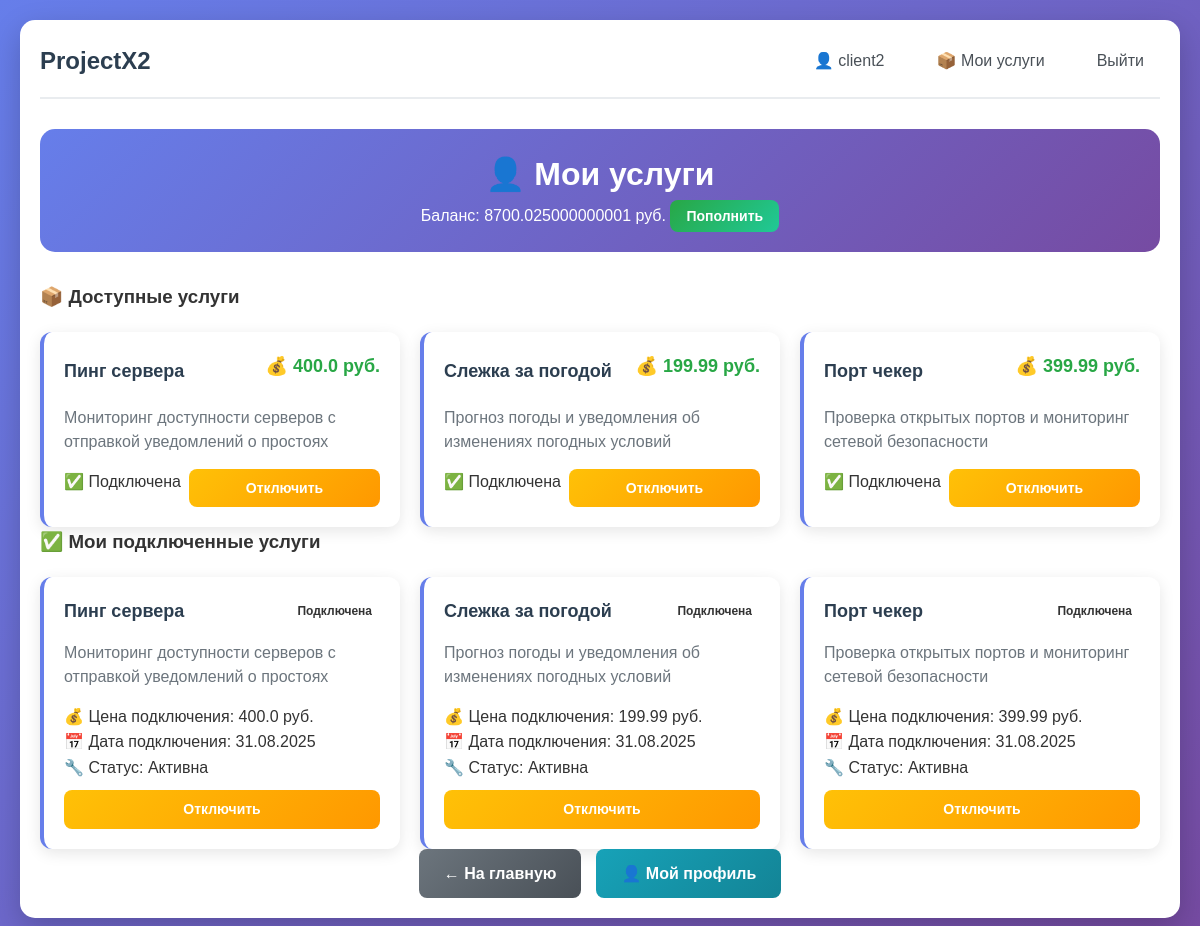
/client/services (signed in), run on the app's committed database.
### app.py (models this page shows, shortened)
class User(UserMixin, db.Model):
    __tablename__ = 'users'
    id = db.Column(db.Integer, primary_key=True)
    username = db.Column(db.String(64), unique=True, nullable=False)
    email = db.Column(db.String(120), unique=True, nullable=False)
    password_hash = db.Column(db.String(256), nullable=False)
    role = db.Column(db.String(20), nullable=False)
    created_at = db.Column(db.DateTime, default=datetime.utcnow)
    is_active = db.Column(db.Boolean, default=True)
    services = db.relationship('UserService', backref='user', lazy=True)
    balance = db.Column(db.Float, default=0.0)  # Баланс для клиентов

class Service(db.Model):
    id = db.Column(db.Integer, primary_key=True)
    name = db.Column(db.String(100), nullable=False)
    description = db.Column(db.Text, nullable=False)
    price = db.Column(db.Float, default=0.0)
    is_active = db.Column(db.Boolean, default=True)
    created_at = db.Column(db.DateTime, default=datetime.utcnow)
    customer_id = db.Column(db.Integer, db.ForeignKey('users.id'), nullable=False)
    users = db.relationship('UserService', backref='service', lazy=True)

class UserService(db.Model):
    id = db.Column(db.Integer, primary_key=True)
    user_id = db.Column(db.Integer, db.ForeignKey('users.id'), nullable=False)
    service_id = db.Column(db.Integer, db.ForeignKey('service.id'), nullable=False)
    is_active = db.Column(db.Boolean, default=True)
    connected_at = db.Column(db.DateTime, default=datetime.utcnow)
    price_at_connection = db.Column(db.Float)
    __table_args__ = (
        db.UniqueConstraint('user_id', 'service_id', name='_user_service_uc'),
    )

### app.py (the view)
@app.route('/client/services')
@login_required
def client_services():
    if current_user.role != 'client':
        flash('Доступ запрещен. Только для клиентов.', 'error')
        return redirect(url_for('index'))
    all_services = Service.query.filter_by(is_active=True).all()
    user_services = UserService.query.filter_by(user_id=current_user.id).all()
    connected_service_ids = [us.service_id for us in user_services]
    return render_template('client_services.html',
                         services=all_services,
                         connected_service_ids=connected_service_ids,
                         user_services=user_services)

### app.py (called while the page is built)
@login_manager.user_loader
def load_user(user_id):
    return User.query.get(int(user_id))

### templates/client_services.html (shortened to what this page needs)
{% extends "base.html" %}
{% block content %}
<div class="admin-container">
    <div class="admin-header">
        <h2>👤 Мои услуги</h2>
        <div class="balance-info">
            <span class="balance-amount">Баланс: {{ current_user.balance }} руб.</span>
            <button class="btn btn-sm btn-success" onclick="showAddBalanceModal()">Пополнить</button>
        </div>
    </div>
    <div class="services-section">
        <h3>📦 Доступные услуги</h3>
        {% if services %}
            <div class="services-grid">
                {% for service in services %}
                <div class="service-card">
                    <div class="service-header">
                        <h4>{{ service.name }}</h4>
                        <span class="service-price">💰 {{ service.price }} руб.</span>
                    </div>
                    <p class="service-description">{{ service.description }}</p>
                    <div class="service-actions">
                        {% if service.id in connected_service_ids %}
                            <span class="badge connected">✅ Подключена</span>
                            <a href="{{ url_for('disconnect_service', service_id=service.id) }}"
                               class="btn btn-sm btn-warning"
                               onclick="return confirm('Отключить услугу «{{ service.name }}»?')">
                                Отключить
                            </a>
                        {% endif %}
                    </div>
                </div>
                {% endfor %}
            </div>
        {% else %}
            <div class="empty-state">
                <div class="empty-icon">📭</div>
                <h4>Нет доступных услуг</h4>
                <p>В данный момент нет активных услуг для подключения.</p>
            </div>
        {% endif %}
    </div>
    {% if user_services %}
    <div class="services-section">
        <h3>✅ Мои подключенные услуги</h3>
        <div class="services-grid">
            {% for user_service in user_services %}
            <div class="service-card connected">
                <div class="service-header">
                    <h4>{{ user_service.service.name }}</h4>
                    <span class="service-status">Подключена</span>
                </div>
                <p class="service-description">{{ user_service.service.description }}</p>
                <div class="service-info">
                    <div>💰 Цена подключения: {{ user_service.price_at_connection }} руб.</div>
                    <div>📅 Дата подключения: {{ user_service.connected_at.strftime('%d.%m.%Y') }}</div>
                    <div>🔧 Статус: {{ 'Активна' if user_service.is_active else 'Неактивна' }}</div>
                </div>
                <div class="service-actions">
                    <a href="{{ url_for('disconnect_service', service_id=user_service.service.id) }}"
                       class="btn btn-sm btn-warning"
                       onclick="return confirm('Отключить услугу «{{ user_service.service.name }}»?')">
                        Отключить
                    </a>
                </div>
            </div>
            {% endfor %}
        </div>
    </div>
    {% endif %}
    <div class="admin-actions">
        <a href="{{ url_for('index') }}" class="btn btn-secondary">← На главную</a>
        <a href="{{ url_for('profile') }}" class="btn btn-info">👤 Мой профиль</a>
    </div>
</div>
{% endblock %}

### templates/base.html (shortened to what this page needs)
<!DOCTYPE html>
<html lang="ru">
<head>
    <link rel="stylesheet" href="{{ url_for('static', filename='css/style.css') }}">
</head>
<body>
    <div class="container">
        <nav class="navbar">
            <h1><a href="/" class="nav-logo">ProjectX2</a></h1>
            <div class="nav-links">
                {% if current_user.is_authenticated %}
                    <a href="/profile" class="nav-link">👤 {{ current_user.username }}</a>
                    {% if current_user.role == 'admin' %}
                        <a href="/admin/users" class="nav-link">👑 Админка</a>
                    {% elif current_user.role == 'customer' %}
                        <a href="/customer/services" class="nav-link">👔 Услуги</a>
                    {% elif current_user.role == 'client' %}
                        <a href="/client/services" class="nav-link">📦 Мои услуги</a>
                    {% endif %}
                    <a href="/logout" class="nav-link">Выйти</a>
                {% else %}
                    <a href="/login" class="nav-link">Войти</a>
                    <a href="/register" class="nav-link">Регистрация</a>
                {% endif %}
            </div>
        </nav>
        <main>
            {% block content %}{% endblock %}
        </main>
    </div>
</body>
</html>

### static/css/style.css (style rules this page uses)
* { margin: 0; padding: 0; box-sizing: border-box; }
body { font-family: 'Arial', sans-serif; line-height: 1.6; color: #333; background: linear-gradient(135deg, #667eea 0%, #764ba2 100%); min-height: 100vh; padding: 20px; }
.container { max-width: 1200px; margin: 0 auto; background: white; padding: 20px; border-radius: 15px; box-shadow: 0 10px 30px rgba(0, 0, 0, 0.2); }
.navbar { display: flex; justify-content: space-between; align-items: center; margin-bottom: 30px; padding-bottom: 15px; border-bottom: 2px solid #e9ecef; }
.nav-logo { text-decoration: none; color: #2c3e50; font-size: 24px; font-weight: bold; }
.nav-links { display: flex; gap: 20px; align-items: center; }
.nav-link { text-decoration: none; color: #495057; padding: 8px 16px; border-radius: 8px; transition: all 0.3s ease; font-weight: 500; }
.btn { padding: 12px 25px; border: none; border-radius: 8px; cursor: pointer; font-size: 16px; text-decoration: none; display: inline-block; text-align: center; transition: all 0.3s ease; font-weight: 600; }
.btn-success { background: linear-gradient(135deg, #28a745 0%, #20c997 100%); color: white; }
.btn-secondary { background: linear-gradient(135deg, #6c757d 0%, #495057 100%); color: white; }
.btn-info { background: linear-gradient(135deg, #17a2b8 0%, #138496 100%); color: white; }
.btn-sm { padding: 8px 16px; font-size: 14px; }
.container { animation: fadeIn 0.6s ease-out; }
.admin-container { max-width: 1400px; margin: 0 auto; }
.admin-header { text-align: center; margin-bottom: 30px; padding: 20px; background: linear-gradient(135deg, #667eea 0%, #764ba2 100%); border-radius: 15px; color: white; }
.admin-header h2 { margin: 0; font-size: 32px; }
.btn-warning { background: linear-gradient(135deg, #ffc107 0%, #ff9800 100%); color: white; }
.admin-actions { display: flex; gap: 15px; justify-content: center; flex-wrap: wrap; }
.services-grid { display: grid; grid-template-columns: repeat(auto-fit, minmax(350px, 1fr)); gap: 20px; margin-top: 20px; }
.service-card { background: white; border-radius: 12px; padding: 20px; box-shadow: 0 4px 15px rgba(0,0,0,0.1); border-left: 4px solid #667eea; }
.service-header { display: flex; justify-content: space-between; align-items: center; margin-bottom: 15px; }
.service-header h4 { margin: 0; color: #2c3e50; font-size: 18px; }
.service-status { padding: 4px 8px; border-radius: 12px; font-size: 12px; font-weight: bold; }
.service-description { color: #6c757d; margin-bottom: 15px; line-height: 1.5; }
.service-price { font-size: 18px; font-weight: bold; color: #28a745; margin-bottom: 10px; }
.service-actions { display: flex; gap: 8px; flex-wrap: wrap; margin-top: 10px; }
.service-actions .btn { flex: 1; min-width: 100px; }

### data on the page
User: username "client2", balance "8700.025000000001"
Service: name "Пинг сервера", price "400.0", description "Мониторинг доступности серверов с отправкой уведомлений о простоях"
Service: name "Слежка за погодой", price "199.99", description "Прогноз погоды и уведомления об изменениях погодных условий"
Service: name "Порт чекер", price "399.99", description "Проверка открытых портов и мониторинг сетевой безопасности"
UserService: service.name "Пинг сервера", service.description "Мониторинг доступности серверов с отправкой уведомлений о простоях", price_at_connection "400.0", connected_at "31.08.2025", is_active "Активна"
UserService: service.name "Слежка за погодой", service.description "Прогноз погоды и уведомления об изменениях погодных условий", price_at_connection "199.99", connected_at "31.08.2025", is_active "Активна"
UserService: service.name "Порт чекер", service.description "Проверка открытых портов и мониторинг сетевой безопасности", price_at_connection "399.99", connected_at "31.08.2025", is_active "Активна"
